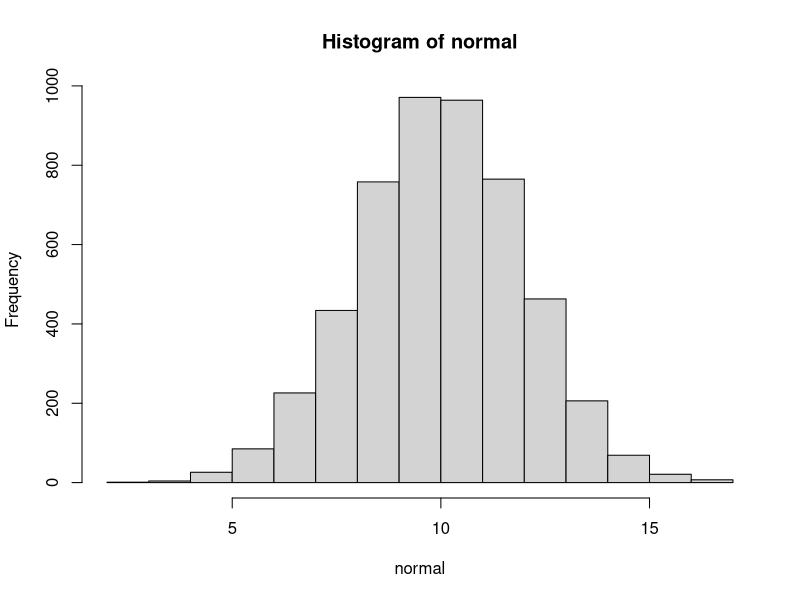
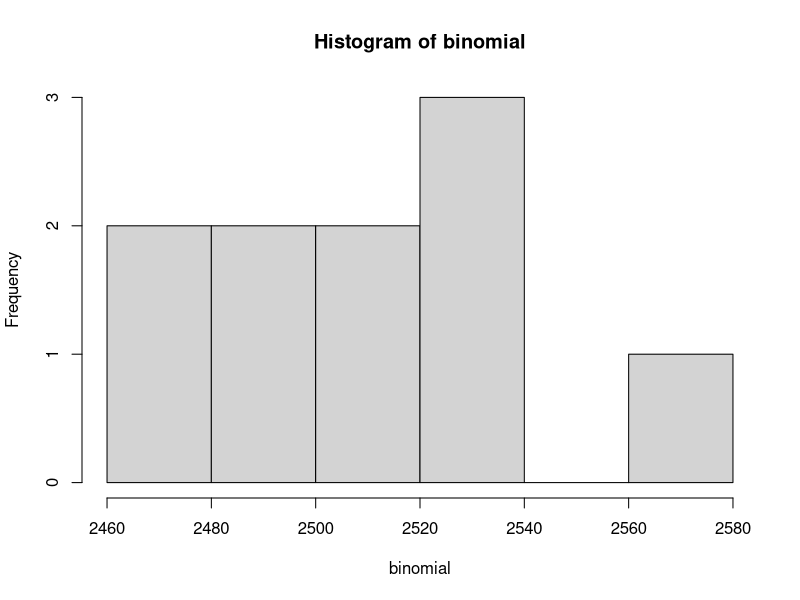
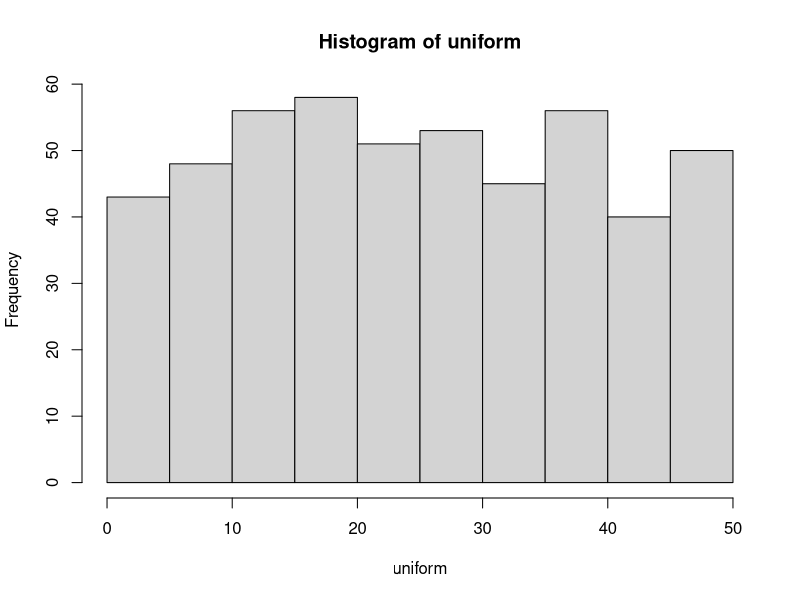

Recreate these plots in R, in order.
# Normal Histogram shown in "Plots" tab 
normal <- rnorm(5000, mean = 10, sd =2)
hist(normal)

# Binomial Histogram
binomial <- rbinom(n = 10, size = 5000, prob = 0.5)
hist(binomial)

# Uniform Histogram 
uniform <- runif(n = 500,min = 0, max = 50)
hist(uniform)

